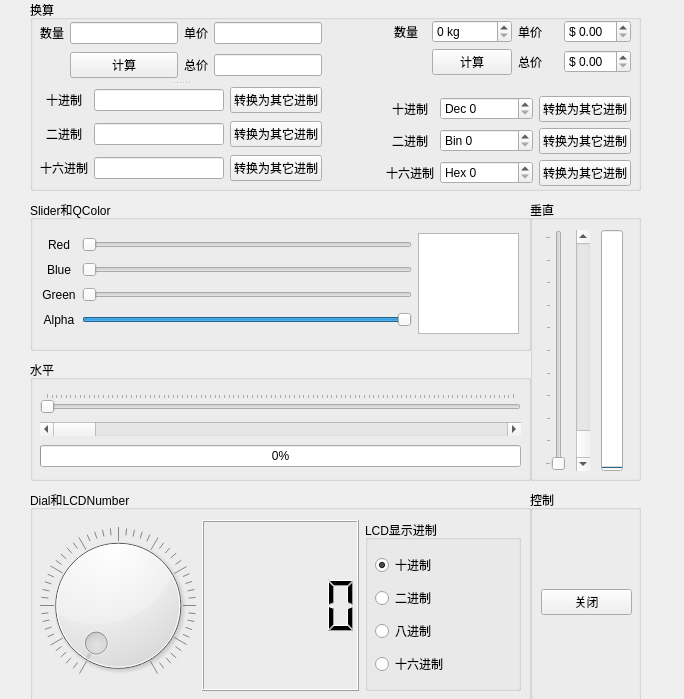
<?xml version="1.0" encoding="UTF-8"?>
<ui version="4.0">
 <class>Widget</class>
 <widget class="QWidget" name="Widget">
  <property name="geometry">
   <rect>
    <x>0</x>
    <y>0</y>
    <width>684</width>
    <height>699</height>
   </rect>
  </property>
  <property name="sizePolicy">
   <sizepolicy hsizetype="MinimumExpanding" vsizetype="MinimumExpanding">
    <horstretch>0</horstretch>
    <verstretch>0</verstretch>
   </sizepolicy>
  </property>
  <property name="windowTitle">
   <string>Widget</string>
  </property>
  <widget class="QGroupBox" name="groupBox">
   <property name="geometry">
    <rect>
     <x>30</x>
     <y>200</y>
     <width>501</width>
     <height>151</height>
    </rect>
   </property>
   <property name="sizePolicy">
    <sizepolicy hsizetype="Fixed" vsizetype="Fixed">
     <horstretch>0</horstretch>
     <verstretch>0</verstretch>
    </sizepolicy>
   </property>
   <property name="title">
    <string>Slider和QColor</string>
   </property>
   <layout class="QGridLayout" name="gridLayout_6">
    <item row="0" column="0">
     <layout class="QGridLayout" name="gridLayout_5">
      <item row="1" column="0">
       <widget class="QLabel" name="label_16">
        <property name="text">
         <string>Blue</string>
        </property>
        <property name="alignment">
         <set>Qt::AlignCenter</set>
        </property>
       </widget>
      </item>
      <item row="1" column="1">
       <widget class="QSlider" name="SliderBlue">
        <property name="sizePolicy">
         <sizepolicy hsizetype="Expanding" vsizetype="Fixed">
          <horstretch>0</horstretch>
          <verstretch>0</verstretch>
         </sizepolicy>
        </property>
        <property name="maximum">
         <number>255</number>
        </property>
        <property name="orientation">
         <enum>Qt::Horizontal</enum>
        </property>
       </widget>
      </item>
      <item row="2" column="0">
       <widget class="QLabel" name="label_15">
        <property name="text">
         <string>Green</string>
        </property>
        <property name="alignment">
         <set>Qt::AlignCenter</set>
        </property>
       </widget>
      </item>
      <item row="3" column="0">
       <widget class="QLabel" name="label_17">
        <property name="text">
         <string>Alpha</string>
        </property>
        <property name="alignment">
         <set>Qt::AlignCenter</set>
        </property>
       </widget>
      </item>
      <item row="2" column="1">
       <widget class="QSlider" name="SliderGreen">
        <property name="sizePolicy">
         <sizepolicy hsizetype="Expanding" vsizetype="Fixed">
          <horstretch>0</horstretch>
          <verstretch>0</verstretch>
         </sizepolicy>
        </property>
        <property name="maximum">
         <number>255</number>
        </property>
        <property name="orientation">
         <enum>Qt::Horizontal</enum>
        </property>
       </widget>
      </item>
      <item row="0" column="1">
       <widget class="QSlider" name="SliderRed">
        <property name="sizePolicy">
         <sizepolicy hsizetype="Expanding" vsizetype="Fixed">
          <horstretch>0</horstretch>
          <verstretch>0</verstretch>
         </sizepolicy>
        </property>
        <property name="maximum">
         <number>255</number>
        </property>
        <property name="orientation">
         <enum>Qt::Horizontal</enum>
        </property>
       </widget>
      </item>
      <item row="3" column="1">
       <widget class="QSlider" name="SliderAlpha">
        <property name="sizePolicy">
         <sizepolicy hsizetype="Expanding" vsizetype="Fixed">
          <horstretch>0</horstretch>
          <verstretch>0</verstretch>
         </sizepolicy>
        </property>
        <property name="maximum">
         <number>255</number>
        </property>
        <property name="value">
         <number>255</number>
        </property>
        <property name="orientation">
         <enum>Qt::Horizontal</enum>
        </property>
       </widget>
      </item>
      <item row="0" column="0">
       <widget class="QLabel" name="label_14">
        <property name="autoFillBackground">
         <bool>false</bool>
        </property>
        <property name="text">
         <string>Red</string>
        </property>
        <property name="textFormat">
         <enum>Qt::PlainText</enum>
        </property>
        <property name="scaledContents">
         <bool>true</bool>
        </property>
        <property name="alignment">
         <set>Qt::AlignCenter</set>
        </property>
       </widget>
      </item>
     </layout>
    </item>
    <item row="0" column="1">
     <widget class="QTextEdit" name="textEdit">
      <property name="sizePolicy">
       <sizepolicy hsizetype="Fixed" vsizetype="Fixed">
        <horstretch>0</horstretch>
        <verstretch>0</verstretch>
       </sizepolicy>
      </property>
      <property name="maximumSize">
       <size>
        <width>101</width>
        <height>101</height>
       </size>
      </property>
      <property name="html">
       <string>&lt;!DOCTYPE HTML PUBLIC &quot;-//W3C//DTD HTML 4.0//EN&quot; &quot;http://www.w3.org/TR/REC-html40/strict.dtd&quot;&gt;
&lt;html&gt;&lt;head&gt;&lt;meta name=&quot;qrichtext&quot; content=&quot;1&quot; /&gt;&lt;style type=&quot;text/css&quot;&gt;
p, li { white-space: pre-wrap; }
&lt;/style&gt;&lt;/head&gt;&lt;body style=&quot; font-family:'SimSun'; font-size:9pt; font-weight:400; font-style:normal;&quot;&gt;
&lt;p style=&quot;-qt-paragraph-type:empty; margin-top:0px; margin-bottom:0px; margin-left:0px; margin-right:0px; -qt-block-indent:0; text-indent:0px; font-family:'SimSun';&quot;&gt;&lt;br /&gt;&lt;/p&gt;&lt;/body&gt;&lt;/html&gt;</string>
      </property>
     </widget>
    </item>
   </layout>
  </widget>
  <widget class="QGroupBox" name="groupBox_2">
   <property name="geometry">
    <rect>
     <x>30</x>
     <y>360</y>
     <width>501</width>
     <height>121</height>
    </rect>
   </property>
   <property name="title">
    <string>水平</string>
   </property>
   <widget class="QWidget" name="layoutWidget">
    <property name="geometry">
     <rect>
      <x>10</x>
      <y>30</y>
      <width>481</width>
      <height>81</height>
     </rect>
    </property>
    <layout class="QVBoxLayout" name="verticalLayout">
     <item>
      <widget class="QSlider" name="horizontalSlider">
       <property name="whatsThis">
        <string extracomment="aaa"/>
       </property>
       <property name="maximum">
        <number>100</number>
       </property>
       <property name="orientation">
        <enum>Qt::Horizontal</enum>
       </property>
       <property name="tickPosition">
        <enum>QSlider::TicksAbove</enum>
       </property>
      </widget>
     </item>
     <item>
      <widget class="QScrollBar" name="horizontalScrollBar">
       <property name="maximum">
        <number>100</number>
       </property>
       <property name="orientation">
        <enum>Qt::Horizontal</enum>
       </property>
      </widget>
     </item>
     <item>
      <widget class="QProgressBar" name="progressBarH">
       <property name="minimum">
        <number>0</number>
       </property>
       <property name="value">
        <number>0</number>
       </property>
      </widget>
     </item>
    </layout>
   </widget>
  </widget>
  <widget class="QGroupBox" name="groupBox_3">
   <property name="geometry">
    <rect>
     <x>530</x>
     <y>200</y>
     <width>111</width>
     <height>281</height>
    </rect>
   </property>
   <property name="title">
    <string>垂直</string>
   </property>
   <widget class="QWidget" name="layoutWidget">
    <property name="geometry">
     <rect>
      <x>10</x>
      <y>30</y>
      <width>91</width>
      <height>241</height>
     </rect>
    </property>
    <layout class="QHBoxLayout" name="horizontalLayout_2">
     <item>
      <widget class="QSlider" name="verticalSlider">
       <property name="maximum">
        <number>100</number>
       </property>
       <property name="orientation">
        <enum>Qt::Vertical</enum>
       </property>
       <property name="tickPosition">
        <enum>QSlider::TicksAbove</enum>
       </property>
      </widget>
     </item>
     <item>
      <widget class="QScrollBar" name="verticalScrollBar">
       <property name="layoutDirection">
        <enum>Qt::LeftToRight</enum>
       </property>
       <property name="maximum">
        <number>100</number>
       </property>
       <property name="orientation">
        <enum>Qt::Vertical</enum>
       </property>
       <property name="invertedAppearance">
        <bool>true</bool>
       </property>
       <property name="invertedControls">
        <bool>false</bool>
       </property>
      </widget>
     </item>
     <item>
      <widget class="QProgressBar" name="progressBarV">
       <property name="minimum">
        <number>0</number>
       </property>
       <property name="value">
        <number>0</number>
       </property>
       <property name="alignment">
        <set>Qt::AlignCenter</set>
       </property>
       <property name="orientation">
        <enum>Qt::Vertical</enum>
       </property>
      </widget>
     </item>
    </layout>
   </widget>
  </widget>
  <widget class="QGroupBox" name="groupBox_4">
   <property name="geometry">
    <rect>
     <x>30</x>
     <y>490</y>
     <width>501</width>
     <height>211</height>
    </rect>
   </property>
   <property name="title">
    <string>Dial和LCDNumber</string>
   </property>
   <widget class="QWidget" name="layoutWidget">
    <property name="geometry">
     <rect>
      <x>10</x>
      <y>30</y>
      <width>481</width>
      <height>171</height>
     </rect>
    </property>
    <layout class="QHBoxLayout" name="horizontalLayout_3">
     <item>
      <widget class="QDial" name="dial">
       <property name="wrapping">
        <bool>false</bool>
       </property>
       <property name="notchesVisible">
        <bool>true</bool>
       </property>
      </widget>
     </item>
     <item>
      <widget class="QLCDNumber" name="lcdNumber"/>
     </item>
     <item>
      <widget class="QGroupBox" name="groupBox_5">
       <property name="title">
        <string>LCD显示进制</string>
       </property>
       <widget class="QWidget" name="layoutWidget">
        <property name="geometry">
         <rect>
          <x>10</x>
          <y>30</y>
          <width>131</width>
          <height>131</height>
         </rect>
        </property>
        <layout class="QVBoxLayout" name="verticalLayout_2">
         <item>
          <widget class="QRadioButton" name="radiaBtnDec">
           <property name="text">
            <string>十进制</string>
           </property>
           <property name="checked">
            <bool>true</bool>
           </property>
          </widget>
         </item>
         <item>
          <widget class="QRadioButton" name="radioBtnBin">
           <property name="text">
            <string>二进制</string>
           </property>
           <property name="checked">
            <bool>false</bool>
           </property>
          </widget>
         </item>
         <item>
          <widget class="QRadioButton" name="radioBtnOct">
           <property name="text">
            <string>八进制</string>
           </property>
          </widget>
         </item>
         <item>
          <widget class="QRadioButton" name="radioBtnHex">
           <property name="text">
            <string>十六进制</string>
           </property>
          </widget>
         </item>
        </layout>
       </widget>
      </widget>
     </item>
    </layout>
   </widget>
  </widget>
  <widget class="QGroupBox" name="groupBox_6">
   <property name="geometry">
    <rect>
     <x>530</x>
     <y>490</y>
     <width>111</width>
     <height>211</height>
    </rect>
   </property>
   <property name="title">
    <string>控制</string>
   </property>
   <widget class="QWidget" name="layoutWidget">
    <property name="geometry">
     <rect>
      <x>11</x>
      <y>21</y>
      <width>91</width>
      <height>181</height>
     </rect>
    </property>
    <layout class="QVBoxLayout" name="verticalLayout_3">
     <item>
      <spacer name="verticalSpacer_2">
       <property name="orientation">
        <enum>Qt::Vertical</enum>
       </property>
       <property name="sizeHint" stdset="0">
        <size>
         <width>20</width>
         <height>40</height>
        </size>
       </property>
      </spacer>
     </item>
     <item>
      <widget class="QPushButton" name="btnClose">
       <property name="text">
        <string>关闭</string>
       </property>
      </widget>
     </item>
     <item>
      <spacer name="verticalSpacer_3">
       <property name="orientation">
        <enum>Qt::Vertical</enum>
       </property>
       <property name="sizeHint" stdset="0">
        <size>
         <width>20</width>
         <height>40</height>
        </size>
       </property>
      </spacer>
     </item>
    </layout>
   </widget>
  </widget>
  <widget class="QGroupBox" name="groupBox_7">
   <property name="geometry">
    <rect>
     <x>30</x>
     <y>0</y>
     <width>611</width>
     <height>191</height>
    </rect>
   </property>
   <property name="title">
    <string>换算</string>
   </property>
   <widget class="QWidget" name="layoutWidget">
    <property name="geometry">
     <rect>
      <x>10</x>
      <y>20</y>
      <width>591</width>
      <height>166</height>
     </rect>
    </property>
    <layout class="QHBoxLayout" name="horizontalLayout">
     <item>
      <widget class="QSplitter" name="splitter">
       <property name="orientation">
        <enum>Qt::Vertical</enum>
       </property>
       <widget class="QWidget" name="layoutWidget">
        <layout class="QGridLayout" name="gridLayout">
         <item row="0" column="0">
          <widget class="QLabel" name="label">
           <property name="text">
            <string>数量</string>
           </property>
          </widget>
         </item>
         <item row="0" column="1">
          <widget class="QLineEdit" name="editNum"/>
         </item>
         <item row="0" column="2">
          <widget class="QLabel" name="label_2">
           <property name="text">
            <string>单价</string>
           </property>
          </widget>
         </item>
         <item row="0" column="3">
          <widget class="QLineEdit" name="editPrice"/>
         </item>
         <item row="1" column="1">
          <widget class="QPushButton" name="btnCal">
           <property name="text">
            <string>计算</string>
           </property>
          </widget>
         </item>
         <item row="1" column="2">
          <widget class="QLabel" name="label_3">
           <property name="text">
            <string>总价</string>
           </property>
          </widget>
         </item>
         <item row="1" column="3">
          <widget class="QLineEdit" name="editTotal"/>
         </item>
        </layout>
       </widget>
       <widget class="QWidget" name="layoutWidget">
        <layout class="QGridLayout" name="gridLayout_2">
         <item row="0" column="0">
          <widget class="QLabel" name="label_4">
           <property name="text">
            <string>十进制</string>
           </property>
           <property name="alignment">
            <set>Qt::AlignCenter</set>
           </property>
          </widget>
         </item>
         <item row="0" column="1">
          <widget class="QLineEdit" name="editDec"/>
         </item>
         <item row="0" column="2">
          <widget class="QPushButton" name="btnDec">
           <property name="text">
            <string>转换为其它进制</string>
           </property>
          </widget>
         </item>
         <item row="1" column="0">
          <widget class="QLabel" name="label_5">
           <property name="text">
            <string>二进制</string>
           </property>
           <property name="alignment">
            <set>Qt::AlignCenter</set>
           </property>
          </widget>
         </item>
         <item row="1" column="1">
          <widget class="QLineEdit" name="editBin"/>
         </item>
         <item row="1" column="2">
          <widget class="QPushButton" name="btnBin">
           <property name="text">
            <string>转换为其它进制</string>
           </property>
          </widget>
         </item>
         <item row="2" column="0">
          <widget class="QLabel" name="label_6">
           <property name="text">
            <string>十六进制</string>
           </property>
           <property name="alignment">
            <set>Qt::AlignCenter</set>
           </property>
          </widget>
         </item>
         <item row="2" column="1">
          <widget class="QLineEdit" name="editHex"/>
         </item>
         <item row="2" column="2">
          <widget class="QPushButton" name="btnHex">
           <property name="text">
            <string>转换为其它进制</string>
           </property>
          </widget>
         </item>
        </layout>
       </widget>
      </widget>
     </item>
     <item>
      <spacer name="horizontalSpacer">
       <property name="orientation">
        <enum>Qt::Horizontal</enum>
       </property>
       <property name="sizeHint" stdset="0">
        <size>
         <width>28</width>
         <height>20</height>
        </size>
       </property>
      </spacer>
     </item>
     <item>
      <layout class="QGridLayout" name="gridLayout_7">
       <item row="0" column="0">
        <layout class="QGridLayout" name="gridLayout_3">
         <item row="0" column="0">
          <widget class="QLabel" name="label_7">
           <property name="text">
            <string>数量</string>
           </property>
           <property name="alignment">
            <set>Qt::AlignCenter</set>
           </property>
          </widget>
         </item>
         <item row="0" column="1">
          <widget class="QSpinBox" name="spinNum">
           <property name="suffix">
            <string> kg</string>
           </property>
           <property name="prefix">
            <string/>
           </property>
          </widget>
         </item>
         <item row="0" column="2">
          <widget class="QLabel" name="label_8">
           <property name="text">
            <string>单价</string>
           </property>
          </widget>
         </item>
         <item row="0" column="3">
          <widget class="QDoubleSpinBox" name="spinPrice">
           <property name="prefix">
            <string>$ </string>
           </property>
          </widget>
         </item>
         <item row="1" column="1">
          <widget class="QPushButton" name="btnCal_2">
           <property name="text">
            <string>计算</string>
           </property>
          </widget>
         </item>
         <item row="1" column="2">
          <widget class="QLabel" name="label_9">
           <property name="text">
            <string>总价</string>
           </property>
          </widget>
         </item>
         <item row="1" column="3">
          <widget class="QDoubleSpinBox" name="spinTotal">
           <property name="prefix">
            <string>$ </string>
           </property>
          </widget>
         </item>
        </layout>
       </item>
       <item row="1" column="0">
        <spacer name="verticalSpacer">
         <property name="orientation">
          <enum>Qt::Vertical</enum>
         </property>
         <property name="sizeHint" stdset="0">
          <size>
           <width>20</width>
           <height>13</height>
          </size>
         </property>
        </spacer>
       </item>
       <item row="2" column="0">
        <layout class="QGridLayout" name="gridLayout_4">
         <item row="0" column="0">
          <widget class="QLabel" name="label_10">
           <property name="text">
            <string>十进制</string>
           </property>
           <property name="alignment">
            <set>Qt::AlignCenter</set>
           </property>
          </widget>
         </item>
         <item row="0" column="1">
          <widget class="QSpinBox" name="spinDec">
           <property name="prefix">
            <string>Dec </string>
           </property>
          </widget>
         </item>
         <item row="0" column="2">
          <widget class="QPushButton" name="btnDec_2">
           <property name="text">
            <string>转换为其它进制</string>
           </property>
          </widget>
         </item>
         <item row="1" column="0">
          <widget class="QLabel" name="label_11">
           <property name="text">
            <string>二进制</string>
           </property>
           <property name="alignment">
            <set>Qt::AlignCenter</set>
           </property>
          </widget>
         </item>
         <item row="1" column="1">
          <widget class="QSpinBox" name="spinBin">
           <property name="prefix">
            <string>Bin </string>
           </property>
           <property name="displayIntegerBase">
            <number>2</number>
           </property>
          </widget>
         </item>
         <item row="1" column="2">
          <widget class="QPushButton" name="btnBin_2">
           <property name="text">
            <string>转换为其它进制</string>
           </property>
          </widget>
         </item>
         <item row="2" column="0">
          <widget class="QLabel" name="label_12">
           <property name="text">
            <string>十六进制</string>
           </property>
           <property name="alignment">
            <set>Qt::AlignCenter</set>
           </property>
          </widget>
         </item>
         <item row="2" column="1">
          <widget class="QSpinBox" name="spinHex">
           <property name="prefix">
            <string>Hex </string>
           </property>
           <property name="displayIntegerBase">
            <number>16</number>
           </property>
          </widget>
         </item>
         <item row="2" column="2">
          <widget class="QPushButton" name="btnHex_2">
           <property name="text">
            <string>转换为其它进制</string>
           </property>
          </widget>
         </item>
        </layout>
       </item>
      </layout>
     </item>
    </layout>
   </widget>
  </widget>
 </widget>
 <resources/>
 <connections>
  <connection>
   <sender>btnClose</sender>
   <signal>clicked()</signal>
   <receiver>Widget</receiver>
   <slot>close()</slot>
   <hints>
    <hint type="sourcelabel">
     <x>585</x>
     <y>590</y>
    </hint>
    <hint type="destinationlabel">
     <x>341</x>
     <y>349</y>
    </hint>
   </hints>
  </connection>
 </connections>
</ui>
